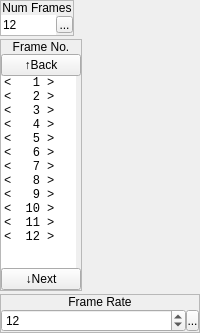
          <widget class="QWidget" name="widget_11" native="true">
           <layout class="QVBoxLayout" name="verticalLayout_18">
            <property name="spacing">
             <number>3</number>
            </property>
            <property name="margin">
             <number>0</number>
            </property>
            <item>
             <widget class="QFrame" name="frame_8">
              <property name="sizePolicy">
               <sizepolicy hsizetype="Fixed" vsizetype="Fixed">
                <horstretch>0</horstretch>
                <verstretch>0</verstretch>
               </sizepolicy>
              </property>
              <property name="frameShape">
               <enum>QFrame::StyledPanel</enum>
              </property>
              <property name="frameShadow">
               <enum>QFrame::Raised</enum>
              </property>
              <layout class="QVBoxLayout" name="verticalLayout_15">
               <property name="spacing">
                <number>0</number>
               </property>
               <property name="margin">
                <number>0</number>
               </property>
               <item>
                <widget class="QLabel" name="label_7">
                 <property name="sizePolicy">
                  <sizepolicy hsizetype="Preferred" vsizetype="Fixed">
                   <horstretch>0</horstretch>
                   <verstretch>0</verstretch>
                  </sizepolicy>
                 </property>
                 <property name="text">
                  <string>Num Frames</string>
                 </property>
                 <property name="alignment">
                  <set>Qt::AlignCenter</set>
                 </property>
                </widget>
               </item>
               <item>
                <widget class="QWidget" name="widget_8" native="true">
                 <layout class="QHBoxLayout" name="horizontalLayout_8">
                  <property name="spacing">
                   <number>0</number>
                  </property>
                  <property name="margin">
                   <number>0</number>
                  </property>
                  <item>
                   <widget class="QLineEdit" name="leNumFrames">
                    <property name="sizePolicy">
                     <sizepolicy hsizetype="Fixed" vsizetype="Fixed">
                      <horstretch>0</horstretch>
                      <verstretch>0</verstretch>
                     </sizepolicy>
                    </property>
                    <property name="minimumSize">
                     <size>
                      <width>55</width>
                      <height>0</height>
                     </size>
                    </property>
                    <property name="maximumSize">
                     <size>
                      <width>55</width>
                      <height>16777215</height>
                     </size>
                    </property>
                    <property name="text">
                     <string>12</string>
                    </property>
                    <property name="maxLength">
                     <number>3</number>
                    </property>
                    <property name="frame">
                     <bool>false</bool>
                    </property>
                    <property name="readOnly">
                     <bool>true</bool>
                    </property>
                   </widget>
                  </item>
                  <item>
                   <widget class="QToolButton" name="bSetNumFrames">
                    <property name="minimumSize">
                     <size>
                      <width>17</width>
                      <height>17</height>
                     </size>
                    </property>
                    <property name="maximumSize">
                     <size>
                      <width>17</width>
                      <height>17</height>
                     </size>
                    </property>
                    <property name="text">
                     <string>...</string>
                    </property>
                   </widget>
                  </item>
                 </layout>
                </widget>
               </item>
              </layout>
             </widget>
            </item>
            <item>
             <widget class="QFrame" name="frame_4">
              <property name="sizePolicy">
               <sizepolicy hsizetype="Fixed" vsizetype="Preferred">
                <horstretch>0</horstretch>
                <verstretch>0</verstretch>
               </sizepolicy>
              </property>
              <property name="frameShape">
               <enum>QFrame::StyledPanel</enum>
              </property>
              <property name="frameShadow">
               <enum>QFrame::Raised</enum>
              </property>
              <layout class="QVBoxLayout" name="verticalLayout_4">
               <property name="spacing">
                <number>0</number>
               </property>
               <property name="margin">
                <number>0</number>
               </property>
               <item>
                <widget class="QLabel" name="label_5">
                 <property name="sizePolicy">
                  <sizepolicy hsizetype="Preferred" vsizetype="Fixed">
                   <horstretch>0</horstretch>
                   <verstretch>0</verstretch>
                  </sizepolicy>
                 </property>
                 <property name="text">
                  <string>Frame No.</string>
                 </property>
                 <property name="alignment">
                  <set>Qt::AlignCenter</set>
                 </property>
                </widget>
               </item>
               <item>
                <widget class="QWidget" name="widget_6" native="true">
                 <layout class="QVBoxLayout" name="verticalLayout_8">
                  <property name="spacing">
                   <number>0</number>
                  </property>
                  <property name="margin">
                   <number>0</number>
                  </property>
                  <item>
                   <widget class="QPushButton" name="bBack">
                    <property name="text">
                     <string>↑Back</string>
                    </property>
                   </widget>
                  </item>
                  <item>
                   <widget class="QListWidget" name="lwFrameList">
                    <property name="sizePolicy">
                     <sizepolicy hsizetype="Fixed" vsizetype="Preferred">
                      <horstretch>0</horstretch>
                      <verstretch>0</verstretch>
                     </sizepolicy>
                    </property>
                    <property name="minimumSize">
                     <size>
                      <width>75</width>
                      <height>0</height>
                     </size>
                    </property>
                    <property name="maximumSize">
                     <size>
                      <width>75</width>
                      <height>16777215</height>
                     </size>
                    </property>
                    <property name="font">
                     <font>
                      <family>Monospace</family>
                     </font>
                    </property>
                    <property name="frameShape">
                     <enum>QFrame::NoFrame</enum>
                    </property>
                    <property name="verticalScrollBarPolicy">
                     <enum>Qt::ScrollBarAsNeeded</enum>
                    </property>
                    <property name="horizontalScrollBarPolicy">
                     <enum>Qt::ScrollBarAlwaysOff</enum>
                    </property>
                    <item>
                     <property name="text">
                      <string>&lt;   1 &gt;</string>
                     </property>
                    </item>
                    <item>
                     <property name="text">
                      <string>&lt;   2 &gt;</string>
                     </property>
                    </item>
                    <item>
                     <property name="text">
                      <string>&lt;   3 &gt;</string>
                     </property>
                    </item>
                    <item>
                     <property name="text">
                      <string>&lt;   4 &gt;</string>
                     </property>
                    </item>
                    <item>
                     <property name="text">
                      <string>&lt;   5 &gt;</string>
                     </property>
                    </item>
                    <item>
                     <property name="text">
                      <string>&lt;   6 &gt;</string>
                     </property>
                    </item>
                    <item>
                     <property name="text">
                      <string>&lt;   7 &gt;</string>
                     </property>
                    </item>
                    <item>
                     <property name="text">
                      <string>&lt;   8 &gt;</string>
                     </property>
                    </item>
                    <item>
                     <property name="text">
                      <string>&lt;   9 &gt;</string>
                     </property>
                    </item>
                    <item>
                     <property name="text">
                      <string>&lt;  10 &gt;</string>
                     </property>
                    </item>
                    <item>
                     <property name="text">
                      <string>&lt;  11 &gt;</string>
                     </property>
                    </item>
                    <item>
                     <property name="text">
                      <string>&lt;  12 &gt;</string>
                     </property>
                    </item>
                   </widget>
                  </item>
                 </layout>
                </widget>
               </item>
               <item>
                <widget class="QPushButton" name="bNext">
                 <property name="text">
                  <string>↓Next</string>
                 </property>
                </widget>
               </item>
              </layout>
             </widget>
            </item>
            <item>
             <widget class="QFrame" name="frame_13">
              <property name="frameShape">
               <enum>QFrame::StyledPanel</enum>
              </property>
              <property name="frameShadow">
               <enum>QFrame::Raised</enum>
              </property>
              <layout class="QVBoxLayout" name="verticalLayout_9">
               <property name="spacing">
                <number>0</number>
               </property>
               <property name="margin">
                <number>0</number>
               </property>
               <item>
                <widget class="QLabel" name="label_3">
                 <property name="sizePolicy">
                  <sizepolicy hsizetype="Preferred" vsizetype="Fixed">
                   <horstretch>0</horstretch>
                   <verstretch>0</verstretch>
                  </sizepolicy>
                 </property>
                 <property name="text">
                  <string>Frame Rate</string>
                 </property>
                 <property name="alignment">
                  <set>Qt::AlignCenter</set>
                 </property>
                </widget>
               </item>
               <item>
                <widget class="QWidget" name="widget_3" native="true">
                 <layout class="QHBoxLayout" name="horizontalLayout_14">
                  <property name="spacing">
                   <number>0</number>
                  </property>
                  <property name="margin">
                   <number>0</number>
                  </property>
                  <item>
                   <widget class="QSpinBox" name="sbFrameRate">
                    <property name="accelerated">
                     <bool>true</bool>
                    </property>
                    <property name="minimum">
                     <number>1</number>
                    </property>
                    <property name="maximum">
                     <number>24</number>
                    </property>
                    <property name="value">
                     <number>12</number>
                    </property>
                   </widget>
                  </item>
                  <item>
                   <widget class="SpinBoxSideButton" name="bFrameRateSideButton">
                    <property name="minimumSize">
                     <size>
                      <width>13</width>
                      <height>21</height>
                     </size>
                    </property>
                    <property name="maximumSize">
                     <size>
                      <width>13</width>
                      <height>21</height>
                     </size>
                    </property>
                    <property name="text">
                     <string>...</string>
                    </property>
                    <property name="icon">
                     <iconset resource="gui_icons.qrc">
                      <normaloff>:/icons/spinBoxSideButton.png</normaloff>:/icons/spinBoxSideButton.png</iconset>
                    </property>
                    <property name="iconSize">
                     <size>
                      <width>8</width>
                      <height>16</height>
                     </size>
                    </property>
                   </widget>
                  </item>
                 </layout>
                </widget>
               </item>
              </layout>
             </widget>
            </item>
           </layout>
          </widget>
